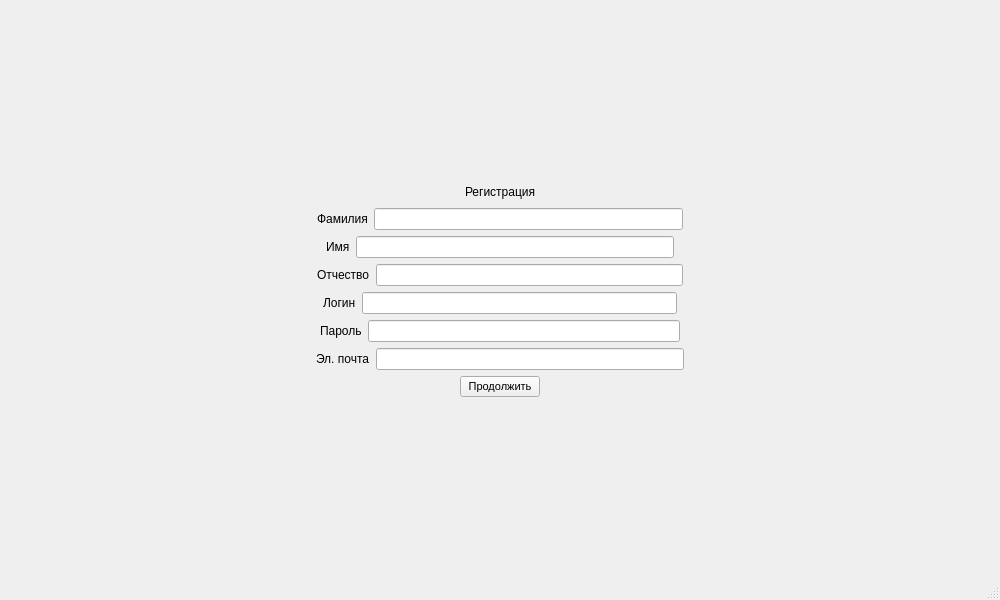
<?xml version="1.0" encoding="UTF-8"?>
<ui version="4.0">
 <class>MainWindow</class>
 <widget class="QMainWindow" name="MainWindow">
  <property name="geometry">
   <rect>
    <x>0</x>
    <y>0</y>
    <width>1000</width>
    <height>600</height>
   </rect>
  </property>
  <property name="sizePolicy">
   <sizepolicy hsizetype="Fixed" vsizetype="Fixed">
    <horstretch>0</horstretch>
    <verstretch>0</verstretch>
   </sizepolicy>
  </property>
  <property name="minimumSize">
   <size>
    <width>0</width>
    <height>0</height>
   </size>
  </property>
  <property name="windowTitle">
   <string>MainWindow</string>
  </property>
  <widget class="QWidget" name="centralwidget">
   <layout class="QVBoxLayout" name="verticalLayout_2">
    <item>
     <spacer name="verticalSpacer_2">
      <property name="orientation">
       <enum>Qt::Vertical</enum>
      </property>
      <property name="sizeHint" stdset="0">
       <size>
        <width>20</width>
        <height>40</height>
       </size>
      </property>
     </spacer>
    </item>
    <item>
     <layout class="QHBoxLayout" name="horizontalLayout_8">
      <item>
       <spacer name="horizontalSpacer_13">
        <property name="orientation">
         <enum>Qt::Horizontal</enum>
        </property>
        <property name="sizeHint" stdset="0">
         <size>
          <width>40</width>
          <height>20</height>
         </size>
        </property>
       </spacer>
      </item>
      <item>
       <widget class="QLabel" name="label_7">
        <property name="text">
         <string>Регистрация</string>
        </property>
       </widget>
      </item>
      <item>
       <spacer name="horizontalSpacer_14">
        <property name="orientation">
         <enum>Qt::Horizontal</enum>
        </property>
        <property name="sizeHint" stdset="0">
         <size>
          <width>40</width>
          <height>20</height>
         </size>
        </property>
       </spacer>
      </item>
     </layout>
    </item>
    <item>
     <layout class="QVBoxLayout" name="verticalLayout">
      <item>
       <layout class="QHBoxLayout" name="horizontalLayout">
        <item>
         <spacer name="horizontalSpacer">
          <property name="orientation">
           <enum>Qt::Horizontal</enum>
          </property>
          <property name="sizeHint" stdset="0">
           <size>
            <width>40</width>
            <height>20</height>
           </size>
          </property>
         </spacer>
        </item>
        <item>
         <widget class="QLabel" name="label">
          <property name="text">
           <string>Фамилия</string>
          </property>
         </widget>
        </item>
        <item>
         <widget class="QLineEdit" name="lineEdit"/>
        </item>
        <item>
         <spacer name="horizontalSpacer_7">
          <property name="orientation">
           <enum>Qt::Horizontal</enum>
          </property>
          <property name="sizeHint" stdset="0">
           <size>
            <width>40</width>
            <height>20</height>
           </size>
          </property>
         </spacer>
        </item>
       </layout>
      </item>
      <item>
       <layout class="QHBoxLayout" name="horizontalLayout_2">
        <item>
         <spacer name="horizontalSpacer_2">
          <property name="orientation">
           <enum>Qt::Horizontal</enum>
          </property>
          <property name="sizeHint" stdset="0">
           <size>
            <width>40</width>
            <height>20</height>
           </size>
          </property>
         </spacer>
        </item>
        <item>
         <widget class="QLabel" name="label_2">
          <property name="text">
           <string>Имя</string>
          </property>
         </widget>
        </item>
        <item>
         <widget class="QLineEdit" name="lineEdit_2"/>
        </item>
        <item>
         <spacer name="horizontalSpacer_8">
          <property name="orientation">
           <enum>Qt::Horizontal</enum>
          </property>
          <property name="sizeHint" stdset="0">
           <size>
            <width>40</width>
            <height>20</height>
           </size>
          </property>
         </spacer>
        </item>
       </layout>
      </item>
      <item>
       <layout class="QHBoxLayout" name="horizontalLayout_3">
        <item>
         <spacer name="horizontalSpacer_3">
          <property name="orientation">
           <enum>Qt::Horizontal</enum>
          </property>
          <property name="sizeHint" stdset="0">
           <size>
            <width>40</width>
            <height>20</height>
           </size>
          </property>
         </spacer>
        </item>
        <item>
         <widget class="QLabel" name="label_3">
          <property name="text">
           <string>Отчество</string>
          </property>
         </widget>
        </item>
        <item>
         <widget class="QLineEdit" name="lineEdit_4"/>
        </item>
        <item>
         <spacer name="horizontalSpacer_9">
          <property name="orientation">
           <enum>Qt::Horizontal</enum>
          </property>
          <property name="sizeHint" stdset="0">
           <size>
            <width>40</width>
            <height>20</height>
           </size>
          </property>
         </spacer>
        </item>
       </layout>
      </item>
      <item>
       <layout class="QHBoxLayout" name="horizontalLayout_4">
        <item>
         <spacer name="horizontalSpacer_4">
          <property name="orientation">
           <enum>Qt::Horizontal</enum>
          </property>
          <property name="sizeHint" stdset="0">
           <size>
            <width>40</width>
            <height>20</height>
           </size>
          </property>
         </spacer>
        </item>
        <item>
         <widget class="QLabel" name="label_4">
          <property name="text">
           <string>Логин</string>
          </property>
         </widget>
        </item>
        <item>
         <widget class="QLineEdit" name="lineEdit_3"/>
        </item>
        <item>
         <spacer name="horizontalSpacer_10">
          <property name="orientation">
           <enum>Qt::Horizontal</enum>
          </property>
          <property name="sizeHint" stdset="0">
           <size>
            <width>40</width>
            <height>20</height>
           </size>
          </property>
         </spacer>
        </item>
       </layout>
      </item>
      <item>
       <layout class="QHBoxLayout" name="horizontalLayout_5">
        <item>
         <spacer name="horizontalSpacer_5">
          <property name="orientation">
           <enum>Qt::Horizontal</enum>
          </property>
          <property name="sizeHint" stdset="0">
           <size>
            <width>40</width>
            <height>20</height>
           </size>
          </property>
         </spacer>
        </item>
        <item>
         <widget class="QLabel" name="label_5">
          <property name="text">
           <string>Пароль</string>
          </property>
         </widget>
        </item>
        <item>
         <widget class="QLineEdit" name="lineEdit_6"/>
        </item>
        <item>
         <spacer name="horizontalSpacer_11">
          <property name="orientation">
           <enum>Qt::Horizontal</enum>
          </property>
          <property name="sizeHint" stdset="0">
           <size>
            <width>40</width>
            <height>20</height>
           </size>
          </property>
         </spacer>
        </item>
       </layout>
      </item>
      <item>
       <layout class="QHBoxLayout" name="horizontalLayout_6">
        <item>
         <spacer name="horizontalSpacer_6">
          <property name="orientation">
           <enum>Qt::Horizontal</enum>
          </property>
          <property name="sizeHint" stdset="0">
           <size>
            <width>40</width>
            <height>20</height>
           </size>
          </property>
         </spacer>
        </item>
        <item>
         <widget class="QLabel" name="label_6">
          <property name="text">
           <string>Эл. почта</string>
          </property>
         </widget>
        </item>
        <item>
         <widget class="QLineEdit" name="lineEdit_5"/>
        </item>
        <item>
         <spacer name="horizontalSpacer_12">
          <property name="orientation">
           <enum>Qt::Horizontal</enum>
          </property>
          <property name="sizeHint" stdset="0">
           <size>
            <width>40</width>
            <height>20</height>
           </size>
          </property>
         </spacer>
        </item>
       </layout>
      </item>
     </layout>
    </item>
    <item>
     <layout class="QHBoxLayout" name="horizontalLayout_9">
      <item>
       <spacer name="horizontalSpacer_15">
        <property name="orientation">
         <enum>Qt::Horizontal</enum>
        </property>
        <property name="sizeHint" stdset="0">
         <size>
          <width>40</width>
          <height>20</height>
         </size>
        </property>
       </spacer>
      </item>
      <item>
       <widget class="QPushButton" name="pushButton">
        <property name="font">
         <font>
          <pointsize>8</pointsize>
         </font>
        </property>
        <property name="text">
         <string>Продолжить</string>
        </property>
       </widget>
      </item>
      <item>
       <spacer name="horizontalSpacer_16">
        <property name="orientation">
         <enum>Qt::Horizontal</enum>
        </property>
        <property name="sizeHint" stdset="0">
         <size>
          <width>40</width>
          <height>20</height>
         </size>
        </property>
       </spacer>
      </item>
     </layout>
    </item>
    <item>
     <spacer name="verticalSpacer">
      <property name="orientation">
       <enum>Qt::Vertical</enum>
      </property>
      <property name="sizeHint" stdset="0">
       <size>
        <width>20</width>
        <height>40</height>
       </size>
      </property>
     </spacer>
    </item>
   </layout>
  </widget>
  <widget class="QMenuBar" name="menubar">
   <property name="geometry">
    <rect>
     <x>0</x>
     <y>0</y>
     <width>1000</width>
     <height>26</height>
    </rect>
   </property>
  </widget>
  <widget class="QStatusBar" name="statusbar"/>
 </widget>
 <resources/>
 <connections/>
</ui>
